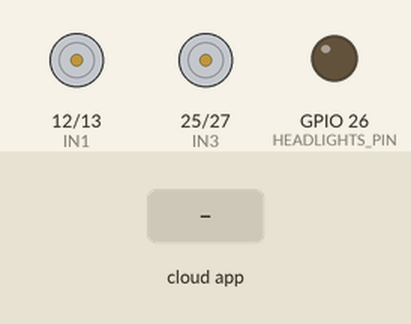
Recording of a sketch running on a simulated ESP32. Parts: motor-driver pin pairs drawn as motors (green arrow = first pin HIGH = forward, orange = second pin HIGH = backward, longer = more drive), output pins drawn as LEDs (lit = HIGH). The test bench sets the inputs (shaded band). WiFi joins after 1.5 s; servers stay silent unless stated; the Firebase database answers and starts empty; what the sketch prints to the serial monitor is not drawn.

Above: at 2.7 s.
2.8 s: the phone or cloud app sets forward1 to 1
At 6.4 s:
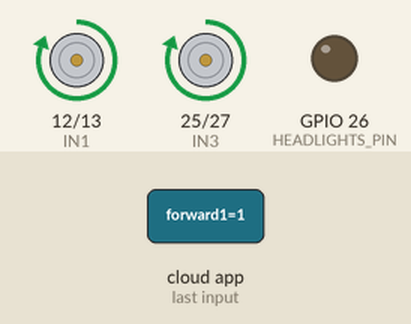
Timing chart, 0 to 12.0 s (numbered marks = the images above; inputs shaded):
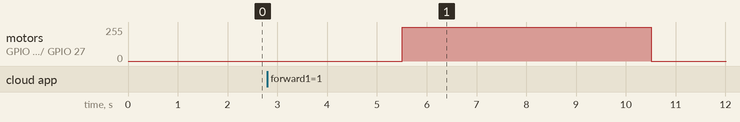

Measured:
- after the input at 2.8 s, motor on GPIO 12 (IN1) / GPIO 13 (IN2), motor on GPIO 25 (IN3) / GPIO 27 (IN4): stopped → forward 255/255 after 2.7 s, → stopped 5.0 s later

The sketch:

araba.ino
```cpp
/*
 * Smart Coding Car Platform - Araba Kontrol Modülü
 *
 * Bu kod, ESP32 tabanlı akıllı arabanın hareket kontrolünü sağlar.
 * Firebase Realtime Database üzerinden gelen komutları alır ve
 * arabayı buna göre hareket ettirir.
 *
 * Özellikler:
 * - Wi-Fi bağlantısı
 * - Firebase ile gerçek zamanlı veri alışverişi
 * - Motor kontrolü (ileri, geri, sağa, sola)
 * - Buzzer kontrolü (korna)
 * - LED kontrolü (farlar)
 *
 * Geliştirici: Smart Coding Car Platform
 * Tarih: 2024
 */

#include <WiFi.h>
#include <FirebaseESP32.h>

// Wi-Fi Ağ Ayarları - Kendi ağ bilgilerinizi girin
const char* WIFI_SSID = "YOUR_WIFI_NAME";     // Wi-Fi ağ adı
const char* WIFI_PASSWORD = "YOUR_WIFI_PASSWORD";  // Wi-Fi şifresi

// Firebase Proje Ayarları - Kendi Firebase bilgilerinizi girin
const char* API_KEY = "YOUR_FIREBASE_API_KEY";  // Firebase API anahtarı
const char* DATABASE_URL = "https://YOUR_PROJECT_ID-default-rtdb.firebaseio.com/";  // Firebase database URL'i
const char* USER_EMAIL = "your_email@example.com";     // Firebase kullanıcı email'i
const char* USER_PASSWORD = "your_password";           // Firebase kullanıcı şifresi

// Firebase nesneleri
FirebaseData firebaseData;  // Firebase veri alışverişi için
FirebaseAuth auth;          // Firebase kimlik doğrulama için
FirebaseConfig config;      // Firebase yapılandırma için

// Motor Sürücü Pin Tanımlamaları (L298N)
const int IN1 = 12;  // Sol motor ileri pini
const int IN2 = 13;  // Sol motor geri pini
const int IN3 = 25;  // Sağ motor ileri pini
const int IN4 = 27;  // Sağ motor geri pini

// Diğer Donanım Pin Tanımlamaları
const int BUZZER_PIN = 14;      // Buzzer (korna) pini
const int HEADLIGHTS_PIN = 26;  // LED farlar pini

// Hareket komut değişkenleri - Firebase'den alınan değerler
int forward1 = 0, forward2 = 0;     // İleri git komutları
int backward = 0, backward2 = 0;    // Geri git komutları
int left = 0, left2 = 0;           // Sola dön komutları
int right = 0, right2 = 0;         // Sağa dön komutları
int horn = 0;                      // Korna komutu
int headlights = 0;                // Far komutu

/**
 * Başlangıç kurulum fonksiyonu
 * Bu fonksiyon sadece bir kez çalışır ve tüm başlangıç ayarlarını yapar
 */
void setup() {
  // Seri haberleşmeyi başlat (hata ayıklama için)
  Serial.begin(115200);
  Serial.println("Smart Coding Car Platform başlatılıyor...");

  // Motor kontrol pinlerini çıkış olarak ayarla
  pinMode(IN1, OUTPUT);
  pinMode(IN2, OUTPUT);
  pinMode(IN3, OUTPUT);
  pinMode(IN4, OUTPUT);

  // Buzzer ve LED pinlerini çıkış olarak ayarla
  pinMode(BUZZER_PIN, OUTPUT);
  pinMode(HEADLIGHTS_PIN, OUTPUT);

  // Wi-Fi bağlantısını başlat
  WiFi.begin(WIFI_SSID, WIFI_PASSWORD);
  Serial.print("Wi-Fi'ye bağlanılıyor");

  // Wi-Fi bağlantısı kurulana kadar bekle
  while (WiFi.status() != WL_CONNECTED) {
    Serial.print(".");
    delay(500);
  }
  Serial.println();
  Serial.println("Wi-Fi'ye başarıyla bağlandı!");
  Serial.print("IP Adresi: ");
  Serial.println(WiFi.localIP());

  // Firebase yapılandırmasını ayarla
  config.api_key = API_KEY;
  config.database_url = DATABASE_URL;
  auth.user.email = USER_EMAIL;
  auth.user.password = USER_PASSWORD;

  // Firebase bağlantısını başlat
  Firebase.begin(&config, &auth);
  Firebase.reconnectWiFi(true);

  Serial.println("Firebase bağlantısı kuruldu!");
  Serial.println("Araba hazır - komutlar bekleniyor...");
}

/**
 * Ana döngü fonksiyonu
 * Bu fonksiyon sürekli çalışır ve Firebase'den komutları alarak arabayı kontrol eder
 */
void loop() {
  // Firebase'den tüm hareket komutlarını oku

  // İleri git komutlarını kontrol et
  if (Firebase.getInt(firebaseData, "/araba/forward1")) {
    forward1 = firebaseData.intData();
  }
  if (Firebase.getInt(firebaseData, "/araba/forward2")) {
    forward2 = firebaseData.intData();
  }

  // Geri git komutlarını kontrol et
  if (Firebase.getInt(firebaseData, "/araba/backward")) {
    backward = firebaseData.intData();
  }
  if (Firebase.getInt(firebaseData, "/araba/backward2")) {
    backward2 = firebaseData.intData();
  }

  // Sola dön komutlarını kontrol et
  if (Firebase.getInt(firebaseData, "/araba/left")) {
    left = firebaseData.intData();
  }
  if (Firebase.getInt(firebaseData, "/araba/left2")) {
    left2 = firebaseData.intData();
  }

  // Sağa dön komutlarını kontrol et
  if (Firebase.getInt(firebaseData, "/araba/right")) {
    right = firebaseData.intData();
  }
  if (Firebase.getInt(firebaseData, "/araba/right2")) {
    right2 = firebaseData.intData();
  }

  // Korna komutunu kontrol et
  if (Firebase.getInt(firebaseData, "/araba/horn")) {
    horn = firebaseData.intData();
  }

  // Far komutunu kontrol et
  if (Firebase.getInt(firebaseData, "/araba/headlights")) {
    headlights = firebaseData.intData();
  }

  if (forward1 == 1) {
    ileri();
    delay(5000); // 5 saniye bekle
    dur();
    Firebase.setInt(firebaseData, "/araba/forward1", 0);
  } else if (forward2 == 1) {
    ileri();
    delay(5000); // 5 saniye bekle
    dur();
    Firebase.setInt(firebaseData, "/araba/forward2", 0);
  }
    else if (backward == 1) {
    geri();
    delay(5000); // 5 saniye bekle
    dur();
    Firebase.setInt(firebaseData, "/araba/backward", 0);
  } else if (backward2 == 1) {
    geri();
    delay(5000); // 5 saniye bekle
    dur();
    Firebase.setInt(firebaseData, "/araba/backward2", 0);}
  else if (left == 1) {
    sola();
    delay(720); // 2 saniye bekle
    dur();
    Firebase.setInt(firebaseData, "/araba/left", 0);
  } else if (left2 == 1) {
    sola();
    delay(720); // 2 saniye bekle
    dur();
    Firebase.setInt(firebaseData, "/araba/left2", 0);
  }else if (right == 1) {
    saga();
    delay(720); // 2 saniye bekle
    dur();
    Firebase.setInt(firebaseData, "/araba/right", 0);
  }else if (right2 == 1) {
    saga();
    delay(720); // 2 saniye bekle
    dur();
    Firebase.setInt(firebaseData, "/araba/right2", 0);
  } else {
    dur();
  }

  if (horn == 1) {
    kornaCal();
    delay(1000);
    kornaSus();
    Firebase.setInt(firebaseData, "/araba/horn", 0); // Firebase'de sıfırla
  } else {
    kornaSus();
  }

  if (headlights == 1) {
    acHeadlights();
    delay(10000);
    kapatHeadlights();
    Firebase.setInt(firebaseData, "/araba/headlights", 0); // Firebase'de sıfırla
  } else {
    kapatHeadlights();
  }

  Serial.println("Komutlar güncellendi");
  delay(1000); // 1 saniye bekle
}

// ========== MOTOR KONTROL FONKSİYONLARI ==========

/**
 * Arabayı ileri hareket ettirir
 * Her iki motoru da ileri yönde çalıştırır
 */
void ileri() {
  digitalWrite(IN1, HIGH);  // Sol motor ileri
  digitalWrite(IN2, LOW);
  digitalWrite(IN3, HIGH);  // Sağ motor ileri
  digitalWrite(IN4, LOW);
  Serial.println("Hareket: İleri");
}

/**
 * Arabayı geri hareket ettirir
 * Her iki motoru da geri yönde çalıştırır
 */
void geri() {
  digitalWrite(IN1, LOW);   // Sol motor geri
  digitalWrite(IN2, HIGH);
  digitalWrite(IN3, LOW);   // Sağ motor geri
  digitalWrite(IN4, HIGH);
  Serial.println("Hareket: Geri");
}

/**
 * Arabayı sağa döndürür
 * Sol motoru ileri, sağ motoru geri çalıştırarak sağa dönüş yapar
 */
void saga() {
  digitalWrite(IN1, LOW);   // Sol motor geri
  digitalWrite(IN2, HIGH);
  digitalWrite(IN3, HIGH);  // Sağ motor ileri
  digitalWrite(IN4, LOW);
  Serial.println("Hareket: Sağa Dön");
}

/**
 * Arabayı sola döndürür
 * Sol motoru geri, sağ motoru ileri çalıştırarak sola dönüş yapar
 */
void sola() {
  digitalWrite(IN1, HIGH);  // Sol motor ileri
  digitalWrite(IN2, LOW);
  digitalWrite(IN3, LOW);   // Sağ motor geri
  digitalWrite(IN4, HIGH);
  Serial.println("Hareket: Sola Dön");
}

/**
 * Arabayı durdurur
 * Tüm motorları kapatır
 */
void dur() {
  digitalWrite(IN1, LOW);
  digitalWrite(IN2, LOW);
  digitalWrite(IN3, LOW);
  digitalWrite(IN4, LOW);
  Serial.println("Hareket: Dur");
}

// ========== SES VE IŞIK KONTROL FONKSİYONLARI ==========

/**
 * Kornayı çalıştırır
 * 1000 Hz frekansta 500ms süreyle ses çıkarır
 */
void kornaCal() {
  tone(BUZZER_PIN, 1000);   // 1000 Hz frekansta ses
  delay(500);               // 500ms süreyle çal
  noTone(BUZZER_PIN);       // Sesi durdur
  Serial.println("Ses: Korna Çalındı");
}

/**
 * Kornayı susturur
 */
void kornaSus() {
  noTone(BUZZER_PIN);
}

/**
 * Farları yakar
 * LED'i HIGH konumuna getirir
 */
void acHeadlights() {
  digitalWrite(HEADLIGHTS_PIN, HIGH);
  Serial.println("Işık: Farlar Açıldı");
}

/**
 * Farları kapatır
 * LED'i LOW konumuna getirir
 */
void kapatHeadlights() {
  digitalWrite(HEADLIGHTS_PIN, LOW);
  Serial.println("Işık: Farlar Kapatıldı");
}
```
